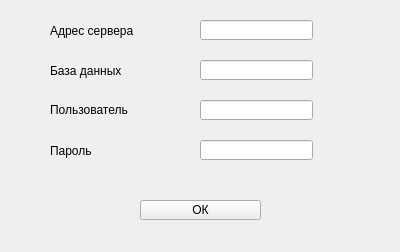
<?xml version="1.0" encoding="UTF-8"?>
<ui version="4.0">
 <class>FormConnectionParams</class>
 <widget class="QWidget" name="FormConnectionParams">
  <property name="geometry">
   <rect>
    <x>0</x>
    <y>0</y>
    <width>400</width>
    <height>252</height>
   </rect>
  </property>
  <property name="windowTitle">
   <string>Form</string>
  </property>
  <widget class="QLineEdit" name="lineEdit">
   <property name="geometry">
    <rect>
     <x>200</x>
     <y>20</y>
     <width>113</width>
     <height>20</height>
    </rect>
   </property>
  </widget>
  <widget class="QLineEdit" name="lineEdit_2">
   <property name="geometry">
    <rect>
     <x>200</x>
     <y>60</y>
     <width>113</width>
     <height>20</height>
    </rect>
   </property>
  </widget>
  <widget class="QLineEdit" name="lineEdit_3">
   <property name="geometry">
    <rect>
     <x>200</x>
     <y>100</y>
     <width>113</width>
     <height>20</height>
    </rect>
   </property>
  </widget>
  <widget class="QLabel" name="label">
   <property name="geometry">
    <rect>
     <x>50</x>
     <y>20</y>
     <width>131</width>
     <height>21</height>
    </rect>
   </property>
   <property name="text">
    <string>Адрес сервера</string>
   </property>
  </widget>
  <widget class="QLineEdit" name="lineEdit_4">
   <property name="geometry">
    <rect>
     <x>200</x>
     <y>140</y>
     <width>113</width>
     <height>20</height>
    </rect>
   </property>
  </widget>
  <widget class="QLabel" name="label_2">
   <property name="geometry">
    <rect>
     <x>50</x>
     <y>60</y>
     <width>131</width>
     <height>21</height>
    </rect>
   </property>
   <property name="text">
    <string>База данных</string>
   </property>
  </widget>
  <widget class="QLabel" name="label_3">
   <property name="geometry">
    <rect>
     <x>50</x>
     <y>102</y>
     <width>131</width>
     <height>16</height>
    </rect>
   </property>
   <property name="text">
    <string>Пользователь</string>
   </property>
  </widget>
  <widget class="QLabel" name="label_4">
   <property name="geometry">
    <rect>
     <x>50</x>
     <y>140</y>
     <width>131</width>
     <height>21</height>
    </rect>
   </property>
   <property name="text">
    <string>Пароль</string>
   </property>
  </widget>
  <widget class="QToolButton" name="toolButton_OK">
   <property name="geometry">
    <rect>
     <x>140</x>
     <y>200</y>
     <width>121</width>
     <height>20</height>
    </rect>
   </property>
   <property name="text">
    <string>ОК</string>
   </property>
  </widget>
 </widget>
 <resources/>
 <connections/>
</ui>
